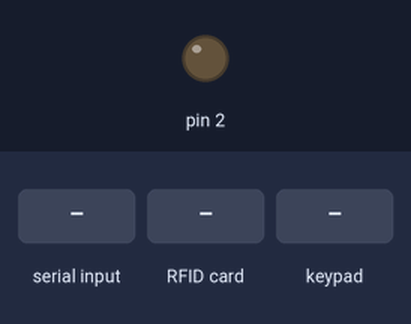
Recording of a sketch running on a simulated Arduino Mega 2560, built with avr-gcc and run on an emulated ATmega2560. Parts: output pins drawn as LEDs (lit = HIGH). Inputs (shaded band) come from the test bench. Pins used as bus, display or sensor lines are not drawn; what the sketch prints to the serial monitor is not drawn.

Above: at 1.2 s.
1.3 s: "dispense:" received over Serial
At 2.1 s:
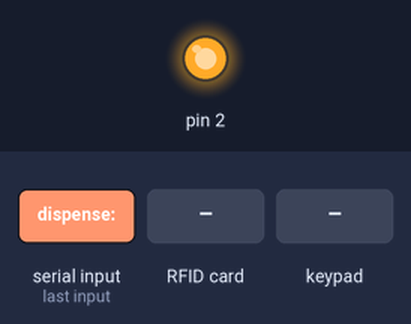
3.8 s: RFID card 5E 7A 19 C4 held to the reader
6.8 s: key '1' pressed
8.3 s: keypad keys 4 2 4 4 4 6 4 8 # pressed 0.4 s apart
13.4 s: key 'A' pressed
14.9 s: keypad keys 4 2 4 4 4 6 4 8 * pressed 0.4 s apart
Timing chart, 0 to 17.9 s (numbered marks = the images above; inputs shaded):
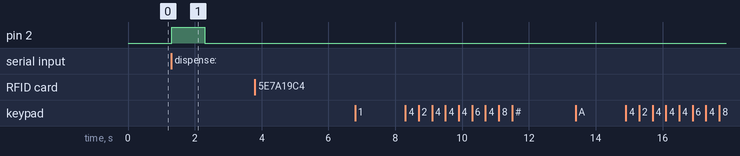

The sketch:

keypad_en_uid_simple_mega.ino
```cpp
#include <SPI.h>
#include <MFRC522.h>
#include <Keypad.h>

#define SS_PIN 53
#define RST_PIN 5

MFRC522 rfid(SS_PIN, RST_PIN);
MFRC522::MIFARE_Key key;

// Init array that will store new NUID
byte nuidPICC[4];
int count = 3;
bool newCard = true;

#define ROW_NUM 4
#define COLUMN_NUM 4

char keys[ROW_NUM][COLUMN_NUM] = {
  {'1','2','3', 'A'},
  {'4','5','6', 'B'},
  {'7','8','9', 'C'},
  {'*','0','#', 'D'}
};

byte pin_rows[ROW_NUM] = {42, 44, 46 , 48};
byte pin_column[COLUMN_NUM] = {43, 45, 47, 49};

Keypad keypad = Keypad(makeKeymap(keys), pin_rows, pin_column, ROW_NUM, COLUMN_NUM);

void setup() {
  Serial.begin(9600);
  SPI.begin();
  rfid.PCD_Init();
  pinMode(2, OUTPUT);
  digitalWrite(2, LOW);
  //werpGeldUit(2,3,4);
}

void loop() {
  handleSerial();
  handleCard();
  handleKey();
}

void handleSerial() {
  while(Serial.available() > 0) {
    digitalWrite(2, HIGH);
    delay(1000);
    digitalWrite(2, LOW);
    String recieved = Serial.readStringUntil(':');
    if(recieved == "dispense") {
      int aantal50 = Serial.readStringUntil(',').toInt();
      int aantal20 = Serial.readStringUntil(',').toInt();
      int aantal10 = Serial.readStringUntil(',').toInt();
      werpGeldUit(aantal50, aantal20, aantal10);
    }
    Serial.println(recieved);
  }
}

void handleCard() {
  bool readCard = rfid.PICC_ReadCardSerial();
  bool trash = rfid.PICC_IsNewCardPresent();

  if(readCard) {
    if(newCard) {
      printUid();
      newCard = false;
      delay(500);
    }
    count = 0;
  } else {
    count++;
    if(count == 2) {
      newCard = true;
      Serial.println("removed_card ");
    } else if(count > 2) {
      count = 3;
    }
  }
}

void handleKey() {
  char key = keypad.getKey();
  if(key) {
    Serial.print("key: ");
    Serial.print(key);
    Serial.println(" ");
  }
}

void werpGeldUit(int aantal50, int aantal20, int aantal10) {
  for(int i = 0; i < aantal50; i++) {
    Serial.println("briefje van 50 aan het printen.....");
    digitalWrite(2, HIGH);
    delay(200);
    digitalWrite(2, LOW);
    delay(200);

    //TO-DO

  }
  delay(500);
  for(int i = 0; i < aantal20; i++) {
    Serial.println("briefje van 20 aan het printen.....");
    digitalWrite(2, HIGH);
    delay(200);
    digitalWrite(2, LOW);
    delay(200);

    //TO-DO

  }
  delay(500);
  for(int i = 0; i < aantal10; i++) {
    Serial.println("briefje van 10 aan het printen.....");
    digitalWrite(2, HIGH);
    delay(200);
    digitalWrite(2, LOW);
    delay(200);

    //TO-DO

  }

  Serial.println("klaar met het printen van geld:");
  Serial.print("50: ");
  Serial.println(aantal50);
  Serial.print("20: ");
  Serial.println(aantal20);
  Serial.print("10: ");
  Serial.println(aantal10);
}

void printUid() {
//  MFRC522::PICC_Type piccType = rfid.PICC_GetType(rfid.uid.sak);
//  if (piccType != MFRC522::PICC_TYPE_MIFARE_MINI &&
//    piccType != MFRC522::PICC_TYPE_MIFARE_1K &&
//    piccType != MFRC522::PICC_TYPE_MIFARE_4K) {
//    //Serial.println(F("Your tag is not of type MIFARE Classic."));
//    return;
//  }

  // Store NUID into nuidPICC array
  for (byte i = 0; i < 4; i++) {
    nuidPICC[i] = rfid.uid.uidByte[i];
  }

  Serial.print("uid:");
  for (byte i = 0; i < rfid.uid.size; i++) {
    Serial.print(rfid.uid.uidByte[i] < 0x10 ? " 0" : " ");
    Serial.print(rfid.uid.uidByte[i], HEX);
  }
  Serial.println(" ");

  // Halt PICC
  rfid.PICC_HaltA();

  // Stop encryption on PCD
  rfid.PCD_StopCrypto1();
}
```

Measured:
- after the input at 1.3 s, pin 2: LOW → HIGH at once, → LOW 1.0 s later
- after the input at 3.8 s, every drawn part: stays the same
- after the input at 6.8 s, every drawn part: stays the same
- after the input at 8.3 s, every drawn part: stays the same
- after the input at 13.4 s, every drawn part: stays the same
- after the input at 14.9 s, every drawn part: stays the same
